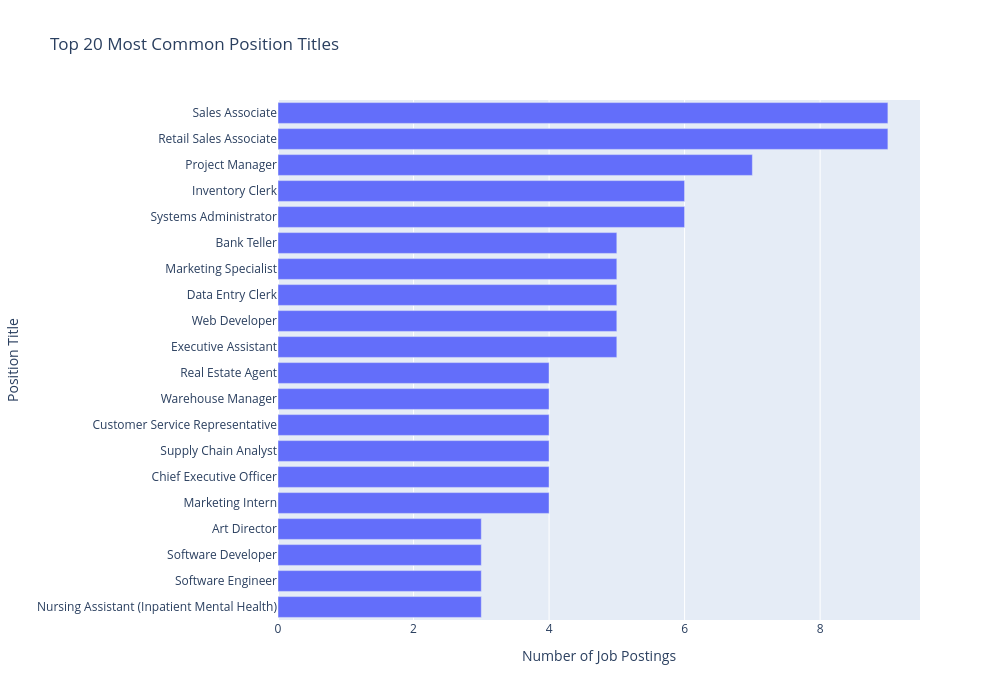

Notebook code cell kept with this figure:
### Markdown cell above
### Top Job Position Titles

### Code cell
position_counts = (
    job_df["position_title"]
    .value_counts()
    .head(20)
    .sort_values()
    .reset_index()
)

position_counts.columns = ["Position Title", "Count"]

fig = px.bar(
    position_counts,
    x="Count",
    y="Position Title",
    orientation="h",
    title="Top 20 Most Common Position Titles",
    labels={
        "Position Title": "Position Title",
        "Count": "Number of Job Postings"
    }
)

fig.update_layout(
    width=1000,
    height=700
)

fig.show()

### Figure 1 — Plotly figure (JSON) as saved in the notebook; plotly's stock layout.template omitted (floating-point values rounded to 4 significant figures)
{"data": [{"hovertemplate": "Number of Job Postings=%{x}<br>Position Title=%{y}<extra></extra>", "legendgroup": "", "marker": {"color": "#636efa", "pattern": {"shape": ""}}, "name": "", "orientation": "h", "showlegend": false, "textposition": "auto", "type": "bar", "x": [3, 3, 3, 3, 4, 4, 4, 4, 4, 4, 5, 5, 5, 5, 5, 6, 6, 7, 9, 9], "xaxis": "x", "y": ["Nursing Assistant (Inpatient Mental Health)", "Software Engineer", "Software Developer", "Art Director", "Marketing Intern", "Chief Executive Officer", "Supply Chain Analyst", "Customer Service Representative", "Warehouse Manager", "Real Estate Agent", "Executive Assistant", "Web Developer", "Data Entry Clerk", "Marketing Specialist", "Bank Teller", "Systems Administrator", "Inventory Clerk", "Project Manager", "Retail Sales Associate", "Sales Associate"], "yaxis": "y"}], "layout": {"barmode": "relative", "height": 700, "legend": {"tracegroupgap": 0}, "title": {"text": "Top 20 Most Common Position Titles"}, "width": 1000, "xaxis": {"anchor": "y", "domain": [0, 1], "title": {"text": "Number of Job Postings"}}, "yaxis": {"anchor": "x", "domain": [0, 1], "title": {"text": "Position Title"}}}}
